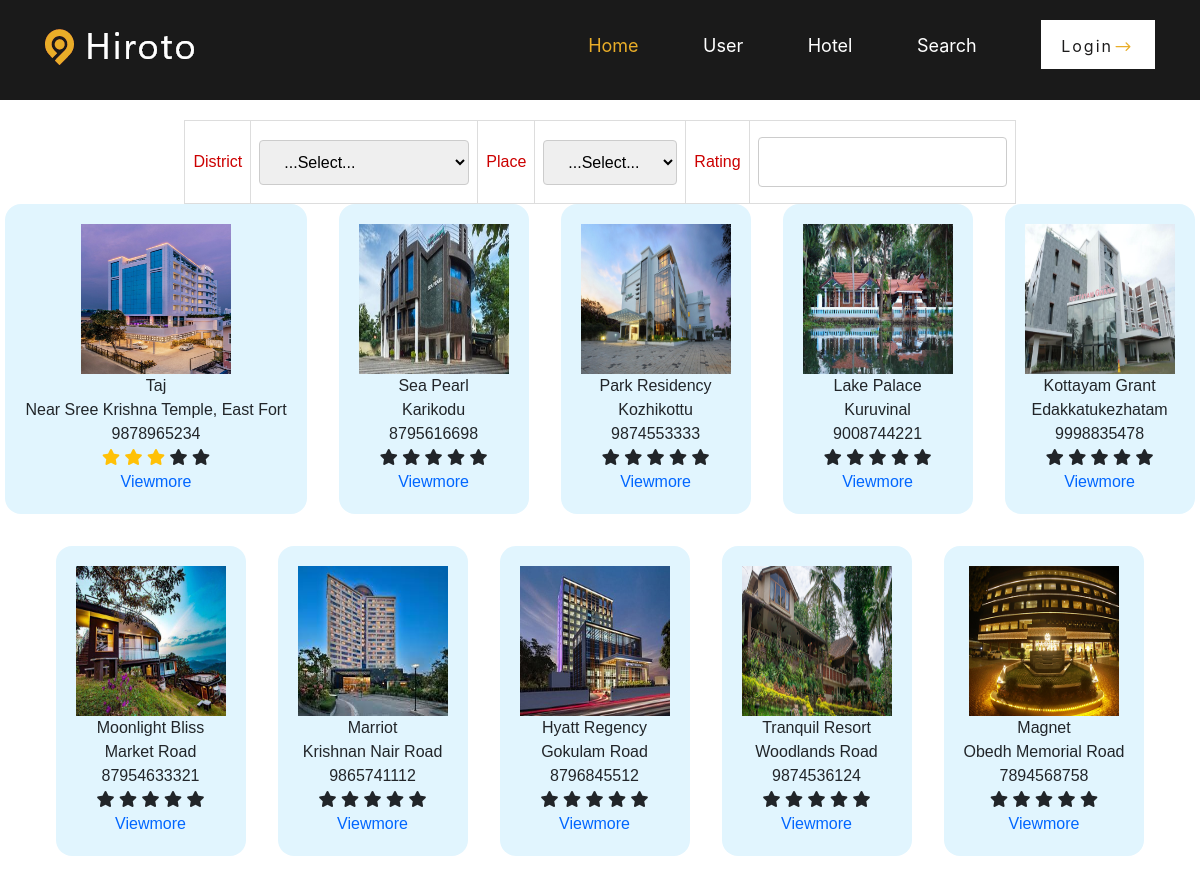
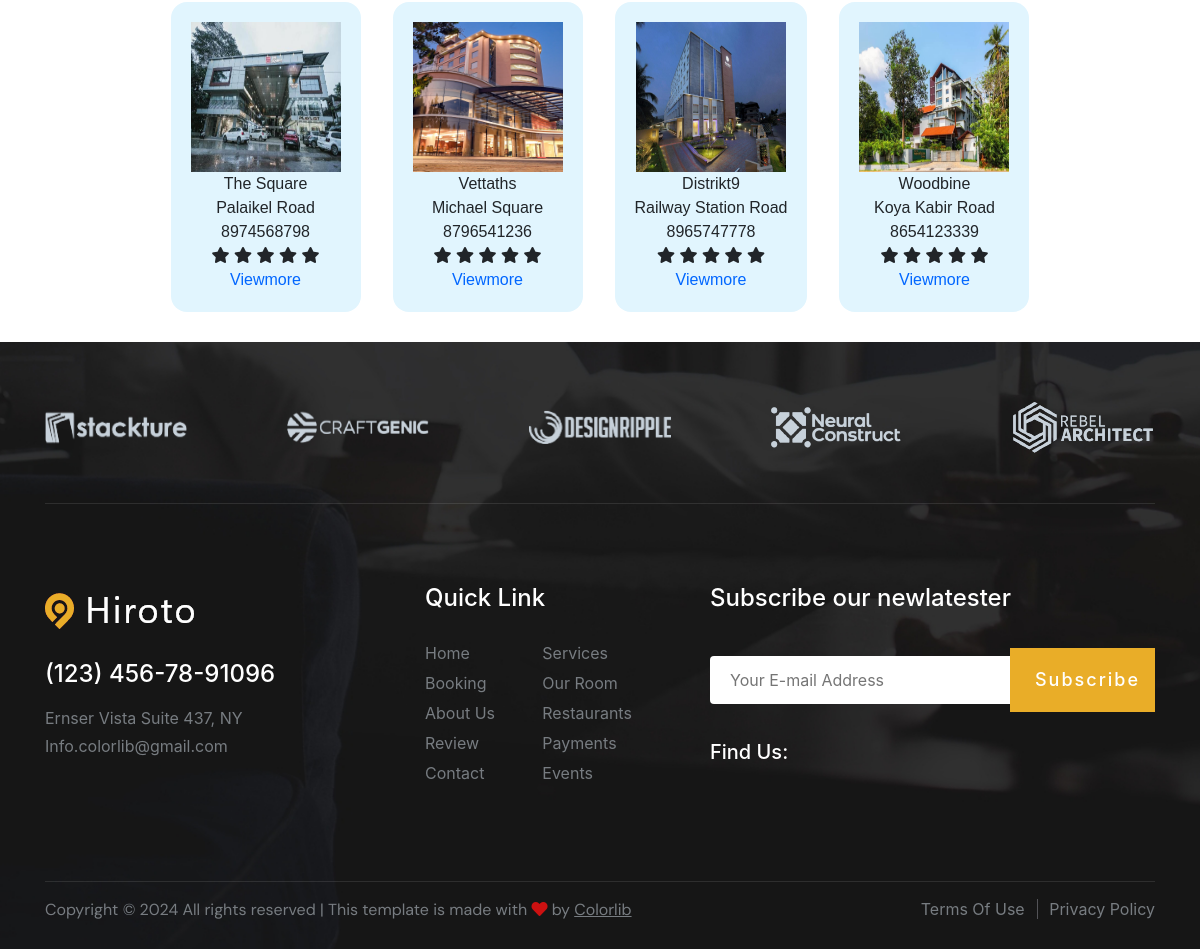
The page /SearchHotel/ (signed in) on the database its author committed (2 pictures, top to bottom).
### Guest/models.py (models this page shows)
class tbl_newhotel(models.Model):
    hotel_name=models.CharField(max_length=50)
    hotel_ratings=models.CharField(max_length=50)
    hotel_contact=models.CharField(max_length=50)
    hotel_email=models.CharField(max_length=50)
    hotel_pass=models.CharField(max_length=50)
    place = models.ForeignKey(tbl_place, on_delete=models.CASCADE)
    hotel_addr=models.CharField(max_length=50)
    hotel_vstatus= models.IntegerField(default="0")
    hotel_photo = models.FileField(upload_to='Assets/HotelPhoto/')
    hotel_proof = models.FileField(upload_to='Assets/HotelProof/')
    hotel_license=models.CharField(max_length=50)
    hotel_floor=models.CharField(max_length=50,null=True)
    hotel_doj=models.DateField(auto_now_add=True)
    hotel_url = models.CharField(max_length=150,null=True)
    hotel_spe = models.ForeignKey(tbl_specification,on_delete=models.SET_NULL,null=True)

### Guest/views.py (the view)
# urls.py: path('SearchHotel/',views.searchhotel,name="searchhotel"),
def searchhotel(request):
    if 'uid' in request.session:
        ar=[1,2,3,4,5]
        parry=[]
        avg=0
        district = tbl_district.objects.all()
        data = tbl_newhotel.objects.filter(hotel_vstatus='1')
        for i in data:
            tot=0
            ratecount=tbl_rating.objects.filter(hotel=i.id).count()
            if ratecount>0:
                ratedata=tbl_rating.objects.filter(hotel=i.id)
                for j in ratedata:
                    tot=tot+j.rating_data
                    avg=tot//ratecount
                parry.append(avg)
            else:
                parry.append(0)
        datas=zip(data,parry)
        if request.method=="POST":
            place = tbl_place.objects.get(id=request.POST.get('sel_place'))
            rating = request.POST.get("txt_rating")
            filterdata = tbl_newhotel.objects.filter(place=place,hotel_vstatus='1',hotel_ratings=rating)
            return render(request,"Guest/SearchHotel.html",{"districtdata":district,'data':filterdata,"ar":ar})
        else:
            return render(request,"Guest/SearchHotel.html",{"districtdata":district,'data':datas,"ar":ar})
    else:
        return redirect("Guest:Login")

### Guest/Templates/Guest/SearchHotel.html (shortened to what this page needs)
{% extends 'Guest/Header.html' %}
{% load static %}
{% block content %}
<!DOCTYPE html>
<html lang="en">
<head>
    <link rel="stylesheet" href="https://maxcdn.bootstrapcdn.com/bootstrap/4.0.0/css/bootstrap.min.css"
>
<link rel="stylesheet" href="https://pro.fontawesome.com/releases/v5.10.0/css/all.css"
 />
</head>
<body>
    <form method="post" enctype="multipart/form-data">
        <table border="1">
            <tr>
                <td>District</td>
                   <td>
                        <select name="sel_district" id="sel_district" onchange="searchHotel()">
                            <option value="">...Select...</option>
                        </select>
                    </td>
                    <td>Place</td>
                    <td>
                        <select name="sel_place" id="sel_place" onchange="searchHotel()">
                            <option value="">...Select...</option>
                        </select>
                    </td>
                    <td>Rating</td>
                    <td><input type="text" name="txt_rating" id="txt_rating" onkeyup="searchHotel()"></td>
            </tr>
        </table>
        <div class="main" id="result">
            {% for i,j in data %}
            <div class="sub">
                <div><img src="{{i.hotel_photo.url}}" width="150" height="150" alt=""></div>
                <div>{{i.hotel_name}}</div>
                <div>{{i.hotel_addr}}</div>
                <div>{{i.hotel_contact}}</div>
                <div>
                    {% for k in ar %} {% if k <= j %}
                    <i class="fas fa-star text-warning"></i>
                    {% else %}
                    <i class="fas fa-star star-light"></i>
                    {% endif %} {% endfor %}
                </div>
                <div><a href="{% url 'Guest:viewmore' i.id %}">Viewmore</a></div>
            </div>
            {% endfor %}
        </div>
    </form>
</body>
</html>
{% endblock content %}

### Guest/static/Mains/css/style.css (style rules this page uses)
html, body { height: 100%; font-family: "DM Sans", sans-serif; -webkit-font-smoothing: antialiased; }
img { max-width: 100%; }

### Guest/static/Form.css (style rules this page uses)
#tab td, #tab th { border: 1px solid #ddd; padding: 8px; color: #C00; }
#tab a { color:#06F; }
input[type=text],[type=password],[type=email],[type=date], select { width: 100%; padding: 12px 20px; margin: 8px 0; display: inline-block; border: 1px solid #ccc; border-radius: 4px; box-sizing: border-box; }

### Guest/Templates/Guest/SearchHotel.html (style rules this page uses)
.sub { padding: 20px; background-color: #E1F5FE; width: fit-content; border-radius: 16px; }
.main { display: flex; justify-content: center; align-items: center; gap: 2rem; flex-direction: row; flex-wrap: wrap; }

### rows shown on the page
tbl_newhotel: hotel_photo (picture), hotel_name "Taj", hotel_addr "Near Sree Krishna Temple, East Fort", hotel_contact "9878965234"
tbl_newhotel: hotel_photo (picture), hotel_name "Sea Pearl", hotel_addr "Karikodu", hotel_contact "8795616698"
tbl_newhotel: hotel_photo (picture), hotel_name "Park Residency", hotel_addr "Kozhikottu", hotel_contact "9874553333"
tbl_newhotel: hotel_photo (picture), hotel_name "Lake Palace", hotel_addr "Kuruvinal", hotel_contact "9008744221"
tbl_newhotel: hotel_photo (picture), hotel_name "Kottayam Grant", hotel_addr "Edakkatukezhatam", hotel_contact "9998835478"
tbl_newhotel: hotel_photo (picture), hotel_name "Moonlight Bliss", hotel_addr "Market Road", hotel_contact "87954633321"
tbl_newhotel: hotel_photo (picture), hotel_name "Marriot", hotel_addr "Krishnan Nair Road", hotel_contact "9865741112"
tbl_newhotel: hotel_photo (picture), hotel_name "Hyatt Regency", hotel_addr "Gokulam Road", hotel_contact "8796845512"
tbl_newhotel: hotel_photo (picture), hotel_name "Tranquil Resort", hotel_addr "Woodlands Road", hotel_contact "9874536124"
tbl_newhotel: hotel_photo (picture), hotel_name "Magnet", hotel_addr "Obedh Memorial Road", hotel_contact "7894568758"
tbl_newhotel: hotel_photo (picture), hotel_name "The Square", hotel_addr "Palaikel Road", hotel_contact "8974568798"
tbl_newhotel: hotel_photo (picture), hotel_name "Vettaths", hotel_addr "Michael Square", hotel_contact "8796541236"
tbl_newhotel: hotel_photo (picture), hotel_name "Distrikt9", hotel_addr "Railway Station Road", hotel_contact "8965747778"
tbl_newhotel: hotel_photo (picture), hotel_name "Woodbine", hotel_addr "Koya Kabir Road", hotel_contact "8654123339"
